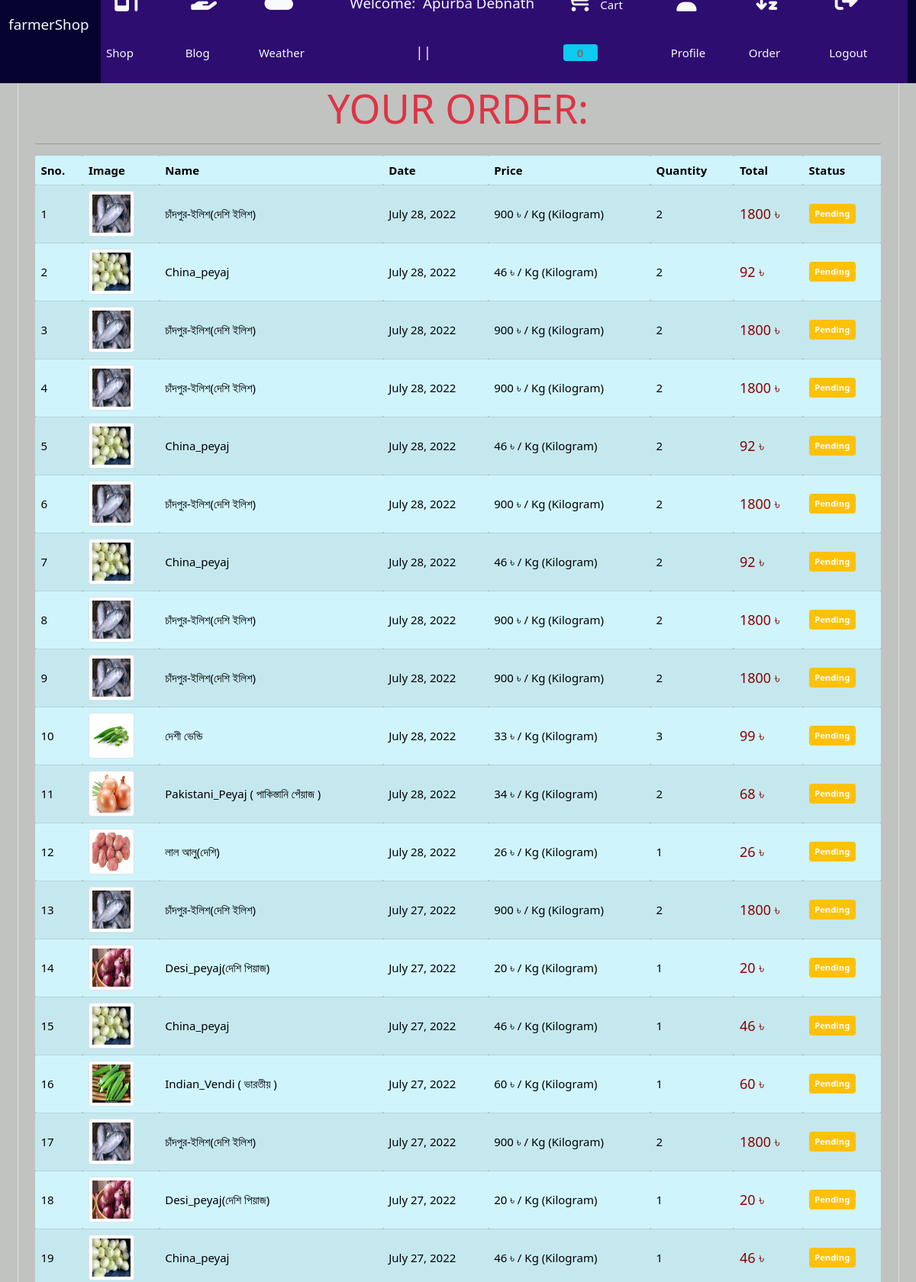
The page /order/ (signed in, upper part) on the database its author committed.
### Store/models/orders.py (models this page shows, shortened)
class Order(models.Model):
    product = models.ForeignKey(Product, on_delete=models.CASCADE)
    user = models.ForeignKey(User, on_delete=models.CASCADE)
    address = models.TextField(max_length=300, blank=True, default='')
    price = models.IntegerField()
    quantity = models.IntegerField(default=1)
    unit = models.ForeignKey(Unit_Type, on_delete=models.CASCADE, default='kg')
    phone = models.CharField(max_length=50)
    email = models.EmailField(max_length = 254)
    date = models.DateField(default = datetime.datetime.today)
    status = models.BooleanField(default=False)
    @staticmethod
    def get_orders_by_user(user_id):
        return Order\
        .objects\
        .filter(user = user_id).order_by('-date')

### Store/models/products.py (models this page shows, shortened)
class Product(models.Model):
    name = models.CharField(max_length=50)
    category = models.ForeignKey(Category, on_delete=models.CASCADE,  default=1)
    unit= models.ForeignKey(Unit_Type, on_delete=models.CASCADE,  default='kg')
    Unit_price = models.IntegerField(default=0)
    quantity = models.IntegerField(default=0)
    description = models.CharField(max_length=200, default='', null=True, blank=True)
    image = models.ImageField(upload_to = 'upload/productsImg/')
    krishok = models.ForeignKey(User, limit_choices_to= { 'groups__name': 'Farmer'}, on_delete=models.CASCADE, default=1)

### Store/models/unit_type.py (models this page shows)
class Unit_Type(models.Model):
    unit_name = models.CharField(max_length=50)
    def __str__(self):
        return self.unit_name

### Store/middlewares/auth.py (the view)
    def middleware(request):
        returnUrl= request.META['PATH_INFO']
        print(request.META['PATH_INFO'])
        user = request.session.get('current_user_id')
        if not user :
            return redirect(f'/login/?return_url={returnUrl}')
        print("this is middleware",middleware)
        response = get_response(request)
        return response

### Store/templatetags/custom_filter.py (called while the page is built)
@register.filter(name="currency")
def currency(price):
    return str(price)+" ৳"

@register.filter(name="total_price_of_order")
def total_price_of_order(number, number1):
    return number * number1

### Store/views.py (called while the page is built)
    def get(self, request):
        user = request.session.get("current_user_id")
        orders = Order.get_orders_by_user(user)
        return render(request, 'store/order.html',{"orders":orders} )

### Store/templates/store/order.html (shortened to what this page needs)
{% extends 'store/base.html' %}
{% block content %}
{% load cart %}
{% load custom_filter %}
<div class="container.fluid">
    <div class="border rounded p-4 m-4 table-responsive" ">
        <p class="display-4 text-uppercase text-center text-danger">Your Order:</p>
        <hr>
        <table class="table table-striped  table-info">
            <thead>
                <tr>
                    <th>Sno.</th>
                    <th>Image</th>
                    <th>Name</th>
                    <th>Date</th>
                    <th>Price</th>
                    <th>Quantity</th>
                    <th>Total</th>
                    <th>Status</th>
                </tr>
            </thead>
            <tbody>
                {% for order in orders %}
                <tr>
                    <td>{{forloop.counter}}</td>
                    <td>
                    <img src="{{order.product.image.url}}" class="img-fluid img-thumbnail" alt="" style=" width:60px; height:60px; " >
                    </td>
                    <td> {{order.product.name}} </td>
                    <td> {{order.date}} </td>
                    <td> {{order.product.Unit_price|currency}} / {{order.unit}} </td>
                    <td>{{order.quantity}}</td>
                    <td>
                        <span style="font-size: 18px; color:darkred">
                            {{order.product.Unit_price|total_price_of_order:order.quantity|currency}}
                        </span>
                    </td>
                        {% if order.status %}
                        <td>
                            <small class="badge bg-success p-2">
                                Completed
                            </small>
                        </td>
                        {% else %}
                        <td>
                            <small class="badge bg-warning p-2">
                                Pending
                        </small>
                        </td>
                        {% endif %}
                </tr>
                {% endfor %}
            </tbody>
        </table>
    </div>
</div>
{% endblock %}

### rows shown on the page
Order: product.image (picture), product.name "চাঁদপুর-ইলিশ(দেশি ইলিশ)", date "July 28, 2022", product.Unit_price "900 ৳", unit "Kg (Kilogram)", quantity "2", product.Unit_price|total_price_of_order "1800 ৳", status "Pending"
Order: product.image (picture), product.name "China_peyaj", date "July 28, 2022", product.Unit_price "46 ৳", unit "Kg (Kilogram)", quantity "2", product.Unit_price|total_price_of_order "92 ৳", status "Pending"
Order: product.image (picture), product.name "চাঁদপুর-ইলিশ(দেশি ইলিশ)", date "July 28, 2022", product.Unit_price "900 ৳", unit "Kg (Kilogram)", quantity "2", product.Unit_price|total_price_of_order "1800 ৳", status "Pending"
Order: product.image (picture), product.name "চাঁদপুর-ইলিশ(দেশি ইলিশ)", date "July 28, 2022", product.Unit_price "900 ৳", unit "Kg (Kilogram)", quantity "2", product.Unit_price|total_price_of_order "1800 ৳", status "Pending"
Order: product.image (picture), product.name "China_peyaj", date "July 28, 2022", product.Unit_price "46 ৳", unit "Kg (Kilogram)", quantity "2", product.Unit_price|total_price_of_order "92 ৳", status "Pending"
Order: product.image (picture), product.name "চাঁদপুর-ইলিশ(দেশি ইলিশ)", date "July 28, 2022", product.Unit_price "900 ৳", unit "Kg (Kilogram)", quantity "2", product.Unit_price|total_price_of_order "1800 ৳", status "Pending"
Order: product.image (picture), product.name "China_peyaj", date "July 28, 2022", product.Unit_price "46 ৳", unit "Kg (Kilogram)", quantity "2", product.Unit_price|total_price_of_order "92 ৳", status "Pending"
Order: product.image (picture), product.name "চাঁদপুর-ইলিশ(দেশি ইলিশ)", date "July 28, 2022", product.Unit_price "900 ৳", unit "Kg (Kilogram)", quantity "2", product.Unit_price|total_price_of_order "1800 ৳", status "Pending"
Order: product.image (picture), product.name "চাঁদপুর-ইলিশ(দেশি ইলিশ)", date "July 28, 2022", product.Unit_price "900 ৳", unit "Kg (Kilogram)", quantity "2", product.Unit_price|total_price_of_order "1800 ৳", status "Pending"
Order: product.image (picture), product.name "দেশী ভেন্ডি", date "July 28, 2022", product.Unit_price "33 ৳", unit "Kg (Kilogram)", quantity "3", product.Unit_price|total_price_of_order "99 ৳", status "Pending"
Order: product.image (picture), product.name "Pakistani_Peyaj ( পাকিস্তানি পেঁয়াজ )", date "July 28, 2022", product.Unit_price "34 ৳", unit "Kg (Kilogram)", quantity "2", product.Unit_price|total_price_of_order "68 ৳", status "Pending"
Order: product.image (picture), product.name "লাল আলু(দেশি)", date "July 28, 2022", product.Unit_price "26 ৳", unit "Kg (Kilogram)", quantity "1", product.Unit_price|total_price_of_order "26 ৳", status "Pending"
Order: product.image (picture), product.name "চাঁদপুর-ইলিশ(দেশি ইলিশ)", date "July 27, 2022", product.Unit_price "900 ৳", unit "Kg (Kilogram)", quantity "2", product.Unit_price|total_price_of_order "1800 ৳", status "Pending"
Order: product.image (picture), product.name "Desi_peyaj(দেশি পিয়াজ)", date "July 27, 2022", product.Unit_price "20 ৳", unit "Kg (Kilogram)", quantity "1", product.Unit_price|total_price_of_order "20 ৳", status "Pending"
Order: product.image (picture), product.name "China_peyaj", date "July 27, 2022", product.Unit_price "46 ৳", unit "Kg (Kilogram)", quantity "1", product.Unit_price|total_price_of_order "46 ৳", status "Pending"
Order: product.image (picture), product.name "Indian_Vendi ( ভারতীয় )", date "July 27, 2022", product.Unit_price "60 ৳", unit "Kg (Kilogram)", quantity "1", product.Unit_price|total_price_of_order "60 ৳", status "Pending"
Order: product.image (picture), product.name "চাঁদপুর-ইলিশ(দেশি ইলিশ)", date "July 27, 2022", product.Unit_price "900 ৳", unit "Kg (Kilogram)", quantity "2", product.Unit_price|total_price_of_order "1800 ৳", status "Pending"
Order: product.image (picture), product.name "Desi_peyaj(দেশি পিয়াজ)", date "July 27, 2022", product.Unit_price "20 ৳", unit "Kg (Kilogram)", quantity "1", product.Unit_price|total_price_of_order "20 ৳", status "Pending"
Order: product.image (picture), product.name "China_peyaj", date "July 27, 2022", product.Unit_price "46 ৳", unit "Kg (Kilogram)", quantity "1", product.Unit_price|total_price_of_order "46 ৳", status "Pending"

### other values the page prints
{{ request.session.cart.keys|length }} "0"
